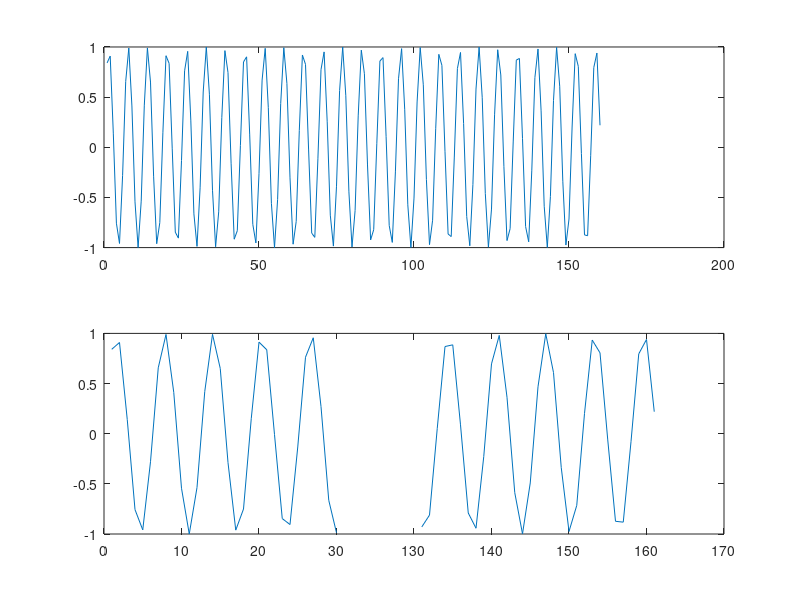

Write the MATLAB code that produced this figure.
% 测试一下x轴分段
x=1:160;
y=sin(x);
subplot(211)
plot(x,y)

idx=[1:30,120:160];
xx=1:length(idx);
y(31:129)=NaN;
yy=y(idx);
xtick=0:10:80;
xticklabel=[0:10:30,130:10:170];
subplot(212)
plot(xx,yy);
set(gca,'xticklabel',xticklabel,'xtick',xtick)
